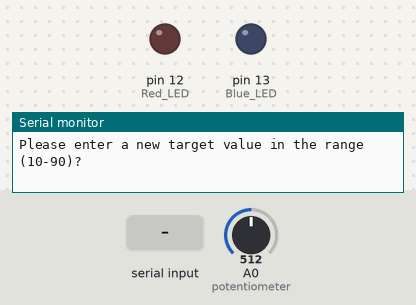
Recording of a sketch running on a simulated Arduino Uno, built with avr-gcc and run on an emulated ATmega328P. On the bench: output pins drawn as LEDs (lit = HIGH), the last lines printed to the serial monitor. Dashed ring = blinking. The test bench sets the inputs (shaded band); at power-on: A0 (potentiometer) = 512.

Above: at 0.8 s.
0.9 s: "3000\n" received over Serial
At 2.0 s:
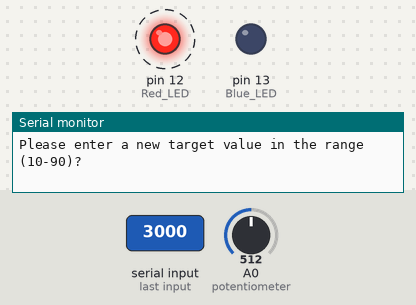
3.9 s: "90,45\n" received over Serial
At 5.7 s:
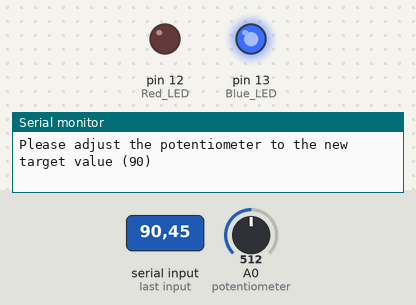
Timing chart, 0 to 7.2 s (numbered marks = the images above; inputs shaded):
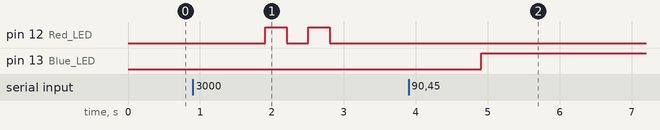

The sketch:

40366846.ino
```cpp
int value;
int timePassed = 0;

void setup() {

  pinMode(A0, INPUT); //potentiometer
  pinMode(12, OUTPUT); //Red LED
  pinMode(13, OUTPUT); //Blue LED

  Serial.begin(9600); //Open serial port
  Serial.print("Please enter a new target value in the range (10-90)?");

  while (value < 10 || value > 90)                                     //While loop is required because Serial.available doesn't execute, it reads, so it needs to keep reading until we are ready to start loop.
                                                                       //This code isn't in loop because once we leave, we don't need to revisit it; so it belongs in setup, it just needs to loop for a wee bit to work.
  {
    if(Serial.available() > 0)                                         //Only read a value when there is a value to read
    {
      String input = Serial.readString();                              //Read the value
      input.trim();                                                    //Just good practice to remove any leading or trailing spaces
      //Serial.print("\nString recieved: " + input);                   //This line was for debugging, can be uncommented if need be
      value = input.toInt();                                           //Convert the read value from a string to an int - to use in the sums later
      //Serial.print("\nString converted: " + String(value));          //Again, for debugging

      if (value < 10 || value > 90)                                    //Checking if the value is in the specified range
      {
        digitalWrite(12, HIGH);                                        //Flash LED
        delay(300);                                                    //Probably should have gone in a method, but since it only executes once, here, it's fine
        digitalWrite(12, LOW);
        delay(300);
        digitalWrite(12, HIGH);
        delay(300);
        digitalWrite(12, LOW);
      }
      else
      {
        Serial.print("\nPlease adjust the potentiometer to the new target value (" + String(value) + ")"); //The message to signal to the user that the loop function has started.
      }
    }
  }
}

void loop() {
  int potentiometerValue = map(analogRead(A0), 0, 1023, 0, 100);       //Read the potentiometer value in

  if (potentiometerValue < value)                                      //If it's less than it has to be, turn Red off and Blue on, and reset the 3-second counter
  {
    digitalWrite(12, LOW);
    digitalWrite(13, HIGH);
    timePassed = 0;
  }
  else if (potentiometerValue > value)                                 //If it's more than it has to be, turn Red on and Blue off, and reset the 3-second counter
  {
    digitalWrite(12, HIGH);
    digitalWrite(13, LOW);
    timePassed = 0;
  }
  else if (timePassed == 3000)                                        //Only if **exactly** 3 seconds have passed, print the target found message to the Serial port.
  {
    Serial.print("\n\n ****Target found ****");
    timePassed += 1;                                                  //Time passed still needs to be added to, otherwise this block will keep executing until the cows come home
                                                                      //By adding one, we ensure it doesn't execute again unless 3 is passed (by setting timePassed to 0 again, and finding the target again)
  }
  else                                                                //If the target is one, we add one to time passed, and delay one, to simulate keeping track of a millisecond.
  {
    digitalWrite(12, LOW);                                            // Both LEDs are set off in this state
    digitalWrite(13, LOW);
    timePassed += 1;                                                  //There's probably better (and more accurate) ways to time stuff in arduino c (this timer assumes code takes 0 time to run, which it does not).
                                                                      //On the other hand, there's half an hour left, I'm tired, and this works close enough, unless you count mississippily.
  }
  delay(1);
}
```

Measured:
- after the input at 0.9 s, pin 12 (Red_LED): alternates HIGH for 0.30 s and LOW for 0.30 s, 4 changes in all, then stays LOW, starting after 1.0 s
- after the input at 3.9 s, pin 13 (Blue_LED): LOW → HIGH after 1.0 s
